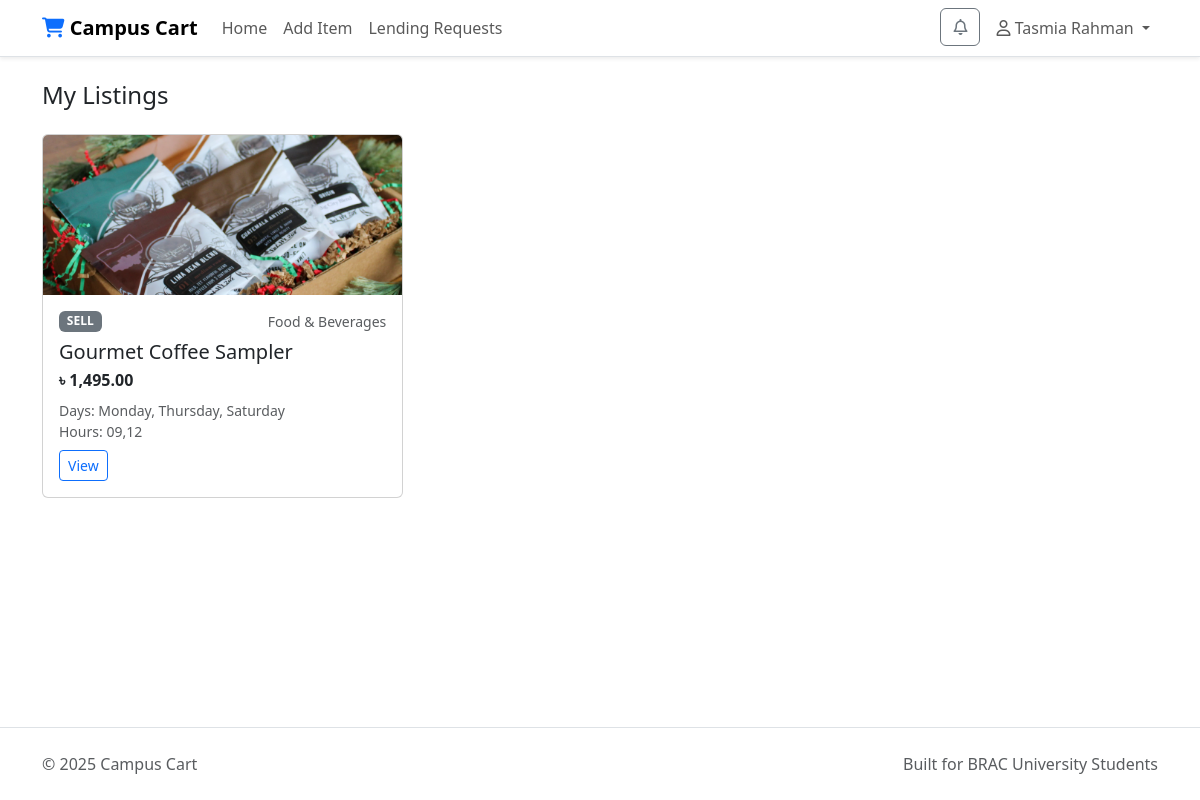
Page /my_listings.php (signed in) on the committed database.
### tables this page shows
CREATE TABLE items (
  id INT AUTO_INCREMENT PRIMARY KEY,
  user_id INT NOT NULL,
  title VARCHAR(50) NOT NULL,
  description TEXT DEFAULT NULL,
  price DECIMAL(10,2) NOT NULL,
  status ENUM('available','sold') DEFAULT 'available',
  image_url VARCHAR(50) DEFAULT NULL,
  category VARCHAR(50) NOT NULL DEFAULT 'Other',
  available_days VARCHAR(60) DEFAULT NULL,
  available_hours VARCHAR(50) DEFAULT NULL,
  created_at DATETIME DEFAULT CURRENT_TIMESTAMP,
  CONSTRAINT items_fk_user_id FOREIGN KEY (user_id) REFERENCES users(id) ON DELETE CASCADE
);

### my_listings.php (the view, shortened to what this page needs)
<?php
require_once __DIR__ . '/includes/header.php';
$user_id = (int)$_SESSION['user_id'];
$sql = "SELECT id, title, price, image_url, category, available_days, available_hours, created_at
        FROM items
        WHERE user_id = ?
        ORDER BY id DESC";
$stmt = $conn->prepare($sql);
$stmt->bind_param('i', $user_id);
$stmt->execute();
$res = $stmt->get_result();
$listings = [];
while ($row = $res->fetch_assoc()) {
  $listings[] = $row;
}
?>
<div class="d-flex align-items-center justify-content-between mb-4">
  <h1 class="h4 mb-0">My Listings</h1>
</div>
<?php if (empty($listings)): ?>
  <div class="alert alert-info">You have no listings yet.</div>
<?php else: ?>
  <div class="row g-3">
    <?php foreach ($listings as $item): ?>
      <div class="col-12 col-md-6 col-lg-4">
        <div class="card h-100">
          <?php if (!empty($item['image_url'])): ?>
            <img src="<?php echo htmlspecialchars($item['image_url']); ?>" class="card-img-top" alt="<?php echo htmlspecialchars($item['title']); ?>">
          <?php endif; ?>
          <div class="card-body d-flex flex-column">
            <div class="d-flex justify-content-between mb-2">
              <span class="badge bg-secondary text-uppercase"><?php echo 'sell'; ?></span>
              <span class="small text-muted"><?php echo htmlspecialchars($item['category'] ?? 'Other'); ?></span>
            </div>
            <h5 class="card-title mb-1 text-truncate"><?php echo htmlspecialchars($item['title']); ?></h5>
            <div class="fw-bold mb-2">৳ <?php echo number_format((float)$item['price'], 2); ?></div>
            <div class="small text-muted mb-2">
              Days: <?php echo htmlspecialchars($item['available_days'] ?: 'N/A'); ?><br>
              Hours: <?php echo htmlspecialchars($item['available_hours'] ?: 'N/A'); ?>
            </div>
            <div class="mt-auto d-flex gap-2">
              <a href="item_details.php?id=<?php echo (int)$item['id']; ?>" class="btn btn-sm btn-outline-primary">View</a>
            </div>
          </div>
        </div>
      </div>
    <?php endforeach; ?>
  </div>
<?php endif; ?>
<?php require_once __DIR__ . '/includes/footer.php'; ?>

### assets/css/style.css (style rules this page uses)
:root { --cc-primary: #0d6efd; }
.card { transition: box-shadow 0.15s ease; }
.card-img-top { object-fit: cover; height: 180px; }
@media (min-width: 992px) { .card-img-top { height: 160px; } }

### rows in the picture
items: image_url (picture), category "Food & Beverages", title "Gourmet Coffee Sampler", price "1,495.00", available_days "Monday, Thursday, Saturday", available_hours "09,12"

### other values in the picture
$_SESSION['user_name'] "Tasmia Rahman"
